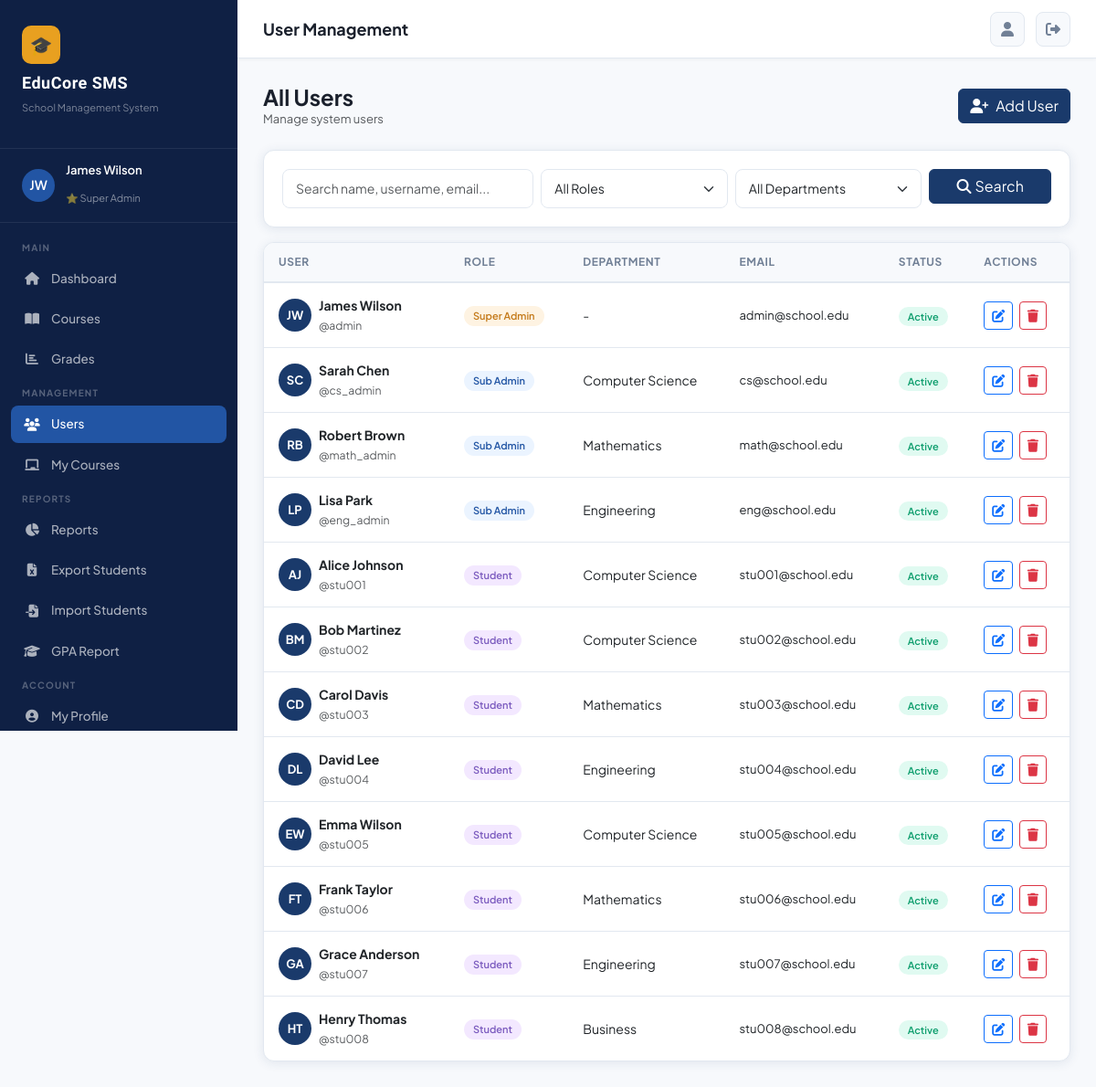
Screenshot of /accounts/users/ (signed in) with the database file from the repository.
### accounts/models.py (models this page shows, shortened)
class User(AbstractUser):
    ROLE_CHOICES = [
        ('super_admin', 'Super Admin'),
        ('sub_admin', 'Sub Admin'),
        ('student', 'Student'),
    ]
    role = models.CharField(max_length=20, choices=ROLE_CHOICES, default='student')
    department = models.ForeignKey(Department, on_delete=models.SET_NULL, null=True, blank=True)
    phone = models.CharField(max_length=20, blank=True)
    address = models.TextField(blank=True)
    profile_picture = models.ImageField(upload_to='profiles/', blank=True, null=True)
    bio = models.TextField(blank=True)
    student_id = models.CharField(max_length=20, blank=True, unique=True, null=True)
    date_of_birth = models.DateField(null=True, blank=True)
    gender = models.CharField(max_length=10, choices=[('M','Male'),('F','Female'),('O','Other')], blank=True)
    is_active = models.BooleanField(default=True)
    created_at = models.DateTimeField(auto_now_add=True)
    @property
    def is_super_admin(self):
        return self.role == 'super_admin'
    @property
    def is_sub_admin(self):
        return self.role == 'sub_admin'

class Department(models.Model):
    name = models.CharField(max_length=100)
    code = models.CharField(max_length=10, unique=True)
    description = models.TextField(blank=True)
    created_at = models.DateTimeField(auto_now_add=True)

### accounts/views.py (the view)
# urls.py: path('users/', views.user_list, name='user_list'),
@login_required
def user_list(request):
    if not request.user.is_super_admin:
        messages.error(request, 'Access denied.')
        return redirect('dashboard')
    role = request.GET.get('role', '')
    dept = request.GET.get('dept', '')
    q = request.GET.get('q', '')
    users = User.objects.all().select_related('department')
    if role:
        users = users.filter(role=role)
    if dept:
        users = users.filter(department_id=dept)
    if q:
        users = users.filter(Q(first_name__icontains=q)|Q(last_name__icontains=q)|Q(username__icontains=q)|Q(email__icontains=q))
    departments = Department.objects.all()
    return render(request, 'accounts/user_list.html', {'users': users, 'departments': departments, 'role': role, 'dept': dept, 'q': q})

### templates/accounts/user_list.html (shortened to what this page needs)
{% extends 'base.html' %}
{% block page_title %}User Management{% endblock %}
{% block content %}
<div class="d-flex justify-content-between align-items-center mb-4">
  <div>
    <h4 style="font-weight:700;margin:0;">All Users</h4>
    <p class="text-muted mb-0" style="font-size:13px;">Manage system users</p>
  </div>
  <a href="{% url 'create_user' %}" class="btn btn-primary"><i class="fas fa-user-plus me-2"></i>Add User</a>
</div>
<div class="card mb-3">
  <div class="card-body">
    <form method="get" class="row g-2">
      <div class="col-md-4">
        <input type="text" name="q" class="form-control" placeholder="Search name, username, email..." value="{{ q }}">
      </div>
      <div class="col-md-3">
        <select name="role" class="form-select">
          <option value="">All Roles</option>
        </select>
      </div>
      <div class="col-md-3">
        <select name="dept" class="form-select">
          <option value="">All Departments</option>
        </select>
      </div>
      <div class="col-md-2">
        <button type="submit" class="btn btn-primary w-100"><i class="fas fa-search me-1"></i>Search</button>
      </div>
    </form>
  </div>
</div>
<div class="card">
  <div class="card-body p-0">
    <table class="table-modern" style="width:100%">
      <thead><tr><th>User</th><th>Role</th><th>Department</th><th>Email</th><th>Status</th><th>Actions</th></tr></thead>
      <tbody>
        {% for u in users %}
        <tr>
          <td>
            <div class="d-flex align-items-center gap-2">
              <div style="width:36px;height:36px;border-radius:50%;background:var(--primary);display:flex;align-items:center;justify-content:center;font-size:13px;font-weight:700;color:white;overflow:hidden;flex-shrink:0;">
                {% if u.profile_picture %}<img src="{{ u.profile_picture.url }}" style="width:100%;height:100%;object-fit:cover;">{% else %}{{ u.first_name|first|upper }}{{ u.last_name|first|upper }}{% endif %}
              </div>
              <div>
                <strong style="font-size:14px;">{{ u.get_full_name|default:u.username }}</strong>
                <br><small class="text-muted">@{{ u.username }}</small>
              </div>
            </div>
          </td>
          <td><span class="role-badge {% if u.is_super_admin %}badge-super{% elif u.is_sub_admin %}badge-admin{% else %}badge-student{% endif %}">{{ u.get_role_display }}</span></td>
          <td>{{ u.department.name|default:"-" }}</td>
          <td style="font-size:13px;">{{ u.email|default:"-" }}</td>
          <td><span class="badge-status {% if u.is_active %}badge-active{% else %}badge-inactive{% endif %}">{% if u.is_active %}Active{% else %}Inactive{% endif %}</span></td>
          <td>
            <a href="{% url 'edit_user' u.pk %}" class="btn btn-sm btn-outline-primary me-1"><i class="fas fa-edit"></i></a>
            <a href="{% url 'delete_user' u.pk %}" class="btn btn-sm btn-outline-danger"><i class="fas fa-trash"></i></a>
          </td>
        </tr>
        {% empty %}
        <tr><td colspan="6" class="text-center py-4 text-muted">No users found</td></tr>
        {% endfor %}
      </tbody>
    </table>
  </div>
</div>
{% endblock %}

### templates/base.html (shortened to what this page needs)
<!DOCTYPE html>
<html lang="en">
<head>
<link href="https://cdnjs.cloudflare.com/ajax/libs/bootstrap/5.3.0/css/bootstrap.min.css" rel="stylesheet">
<link href="https://cdnjs.cloudflare.com/ajax/libs/font-awesome/6.4.0/css/all.min.css" rel="stylesheet">
</head>
<body>
{% if user.is_authenticated %}
<div id="sidebar">
  <div class="sidebar-logo">
    <div class="logo-icon">🎓</div>
    <h2>EduCore SMS</h2>
    <p>School Management System</p>
  </div>
  <div class="sidebar-user">
    <div class="avatar">
      {% if user.profile_picture %}
        <img src="{{ user.profile_picture.url }}" alt="">
      {% else %}
        {{ user.first_name|first|upper }}{{ user.last_name|first|upper }}
      {% endif %}
    </div>
    <div class="info">
      <h4>{{ user.get_full_name|default:user.username }}</h4>
      <span>
        {% if user.is_super_admin %}⭐ Super Admin
        {% elif user.is_sub_admin %}🔧 Sub Admin{% if user.department %} · {{ user.department.code }}{% endif %}
        {% else %}🎒 Student{% endif %}
      </span>
    </div>
  </div>
  <nav class="sidebar-nav">
    <div class="nav-section-label">Main</div>
    <div class="nav-item">
      <a href="{% url 'dashboard' %}" class="nav-link {% if request.resolver_match.url_name == 'dashboard' %}active{% endif %}">
        <i class="fas fa-home"></i> Dashboard
      </a>
    </div>
    <div class="nav-item">
      <a href="{% url 'course_list' %}" class="nav-link {% if 'course' in request.resolver_match.url_name %}active{% endif %}">
        <i class="fas fa-book-open"></i> Courses
      </a>
    </div>
    <div class="nav-item">
      <a href="{% url 'grade_list' %}" class="nav-link {% if 'grade' in request.resolver_match.url_name or 'semester_results' in request.resolver_match.url_name %}active{% endif %}">
        <i class="fas fa-chart-bar"></i> Grades
      </a>
    </div>
    {% if user.is_super_admin or user.is_sub_admin %}
    <div class="nav-section-label">Management</div>
    {% if user.is_super_admin %}
    <div class="nav-item">
      <a href="{% url 'user_list' %}" class="nav-link {% if 'user' in request.resolver_match.url_name %}active{% endif %}">
        <i class="fas fa-users"></i> Users
      </a>
    </div>
    {% endif %}
    <div class="nav-item">
      <a href="{% url 'course_list' %}" class="nav-link">
        <i class="fas fa-chalkboard"></i> My Courses
      </a>
    </div>
    {% if user.is_super_admin %}
    <div class="nav-section-label">Reports</div>
    <div class="nav-item">
      <a href="{% url 'reports_dashboard' %}" class="nav-link {% if 'report' in request.resolver_match.url_name %}active{% endif %}">
        <i class="fas fa-chart-pie"></i> Reports
      </a>
    </div>
    <div class="nav-item">
      <a href="{% url 'export_students_excel' %}" class="nav-link">
        <i class="fas fa-file-excel"></i> Export Students
      </a>
    </div>
    <div class="nav-item">
      <a href="{% url 'import_students' %}" class="nav-link">
        <i class="fas fa-file-import"></i> Import Students
      </a>
    </div>
    <div class="nav-item">
      <a href="{% url 'gpa_report' %}" class="nav-link">
        <i class="fas fa-graduation-cap"></i> GPA Report
      </a>
    </div>
    {% endif %}
    {% endif %}
    <div class="nav-section-label">Account</div>
    <div class="nav-item">
      <a href="{% url 'profile' %}" class="nav-link {% if request.resolver_match.url_name == 'profile' %}active{% endif %}">
        <i class="fas fa-user-circle"></i> My Profile
      </a>
    </div>
  </nav>
</div>
<div id="main-content">
  <div class="topbar">
    <div class="d-flex align-items-center gap-3">
      <span class="topbar-title">{% block page_title %}Dashboard{% endblock %}</span>
    </div>
    <div class="topbar-actions">
      <a href="{% url 'profile' %}" class="btn-icon" title="Profile">
        <i class="fas fa-user"></i>
      </a>
      <a href="{% url 'logout' %}" class="btn-icon" title="Logout">
        <i class="fas fa-sign-out-alt"></i>
      </a>
    </div>
  </div>
  <div class="page-content">
    {% block content %}{% endblock %}
  </div>
</div>
{% else %}
  {% block auth_content %}{% endblock %}
{% endif %}
</body>
</html>

### rows the page displays
User: first_name|first "J", last_name|first "W", get_full_name "James Wilson", username "admin", role "Super Admin", department.name "-", email "admin@school.edu", is_active "Active"
User: first_name|first "S", last_name|first "C", get_full_name "Sarah Chen", username "cs_admin", role "Sub Admin", department.name "Computer Science", email "cs@school.edu", is_active "Active"
User: first_name|first "R", last_name|first "B", get_full_name "Robert Brown", username "math_admin", role "Sub Admin", department.name "Mathematics", email "math@school.edu", is_active "Active"
User: first_name|first "L", last_name|first "P", get_full_name "Lisa Park", username "eng_admin", role "Sub Admin", department.name "Engineering", email "eng@school.edu", is_active "Active"
User: first_name|first "A", last_name|first "J", get_full_name "Alice Johnson", username "stu001", role "Student", department.name "Computer Science", email "stu001@school.edu", is_active "Active"
User: first_name|first "B", last_name|first "M", get_full_name "Bob Martinez", username "stu002", role "Student", department.name "Computer Science", email "stu002@school.edu", is_active "Active"
User: first_name|first "C", last_name|first "D", get_full_name "Carol Davis", username "stu003", role "Student", department.name "Mathematics", email "stu003@school.edu", is_active "Active"
User: first_name|first "D", last_name|first "L", get_full_name "David Lee", username "stu004", role "Student", department.name "Engineering", email "stu004@school.edu", is_active "Active"
User: first_name|first "E", last_name|first "W", get_full_name "Emma Wilson", username "stu005", role "Student", department.name "Computer Science", email "stu005@school.edu", is_active "Active"
User: first_name|first "F", last_name|first "T", get_full_name "Frank Taylor", username "stu006", role "Student", department.name "Mathematics", email "stu006@school.edu", is_active "Active"
User: first_name|first "G", last_name|first "A", get_full_name "Grace Anderson", username "stu007", role "Student", department.name "Engineering", email "stu007@school.edu", is_active "Active"
User: first_name|first "H", last_name|first "T", get_full_name "Henry Thomas", username "stu008", role "Student", department.name "Business", email "stu008@school.edu", is_active "Active"
